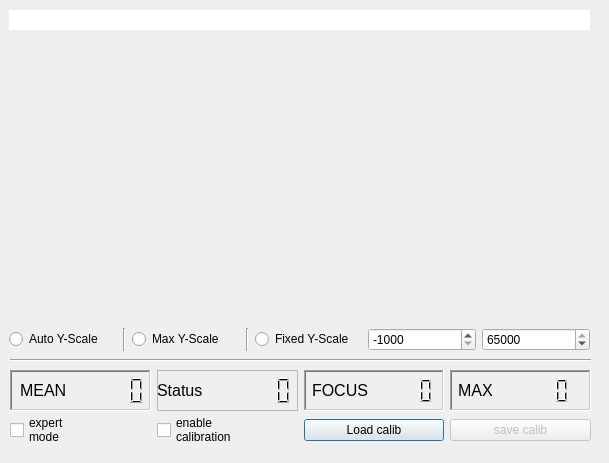
<?xml version="1.0" encoding="UTF-8"?>
<ui version="4.0">
 <class>display</class>
 <widget class="QDialog" name="display">
  <property name="geometry">
   <rect>
    <x>0</x>
    <y>0</y>
    <width>609</width>
    <height>463</height>
   </rect>
  </property>
  <property name="sizePolicy">
   <sizepolicy hsizetype="Maximum" vsizetype="Preferred">
    <horstretch>0</horstretch>
    <verstretch>0</verstretch>
   </sizepolicy>
  </property>
  <property name="windowTitle">
   <string>Online BPMDisplay</string>
  </property>
  <widget class="QWidget" name="verticalLayoutWidget">
   <property name="geometry">
    <rect>
     <x>9</x>
     <y>10</y>
     <width>581</width>
     <height>341</height>
    </rect>
   </property>
   <layout class="QVBoxLayout" name="verticalLayout">
    <item>
     <widget class="QLineEdit" name="lineTitle">
      <property name="frame">
       <bool>false</bool>
      </property>
      <property name="alignment">
       <set>Qt::AlignCenter</set>
      </property>
      <property name="readOnly">
       <bool>true</bool>
      </property>
     </widget>
    </item>
    <item>
     <widget class="QCustomPlot" name="plot" native="true">
      <property name="sizePolicy">
       <sizepolicy hsizetype="Preferred" vsizetype="Expanding">
        <horstretch>0</horstretch>
        <verstretch>0</verstretch>
       </sizepolicy>
      </property>
     </widget>
    </item>
    <item>
     <layout class="QHBoxLayout" name="horizontalLayout">
      <item>
       <widget class="QRadioButton" name="radioButtonAutoscale">
        <property name="text">
         <string>Auto Y-Scale</string>
        </property>
        <attribute name="buttonGroup">
         <string notr="true">buttonGroup</string>
        </attribute>
       </widget>
      </item>
      <item>
       <widget class="Line" name="line">
        <property name="orientation">
         <enum>Qt::Vertical</enum>
        </property>
       </widget>
      </item>
      <item>
       <widget class="QRadioButton" name="radioButtonMaxScale">
        <property name="text">
         <string>Max Y-Scale</string>
        </property>
        <attribute name="buttonGroup">
         <string notr="true">buttonGroup</string>
        </attribute>
       </widget>
      </item>
      <item>
       <widget class="Line" name="line_2">
        <property name="orientation">
         <enum>Qt::Vertical</enum>
        </property>
       </widget>
      </item>
      <item>
       <widget class="QRadioButton" name="radioButtonFixedScale">
        <property name="text">
         <string>Fixed Y-Scale</string>
        </property>
        <attribute name="buttonGroup">
         <string notr="true">buttonGroup</string>
        </attribute>
       </widget>
      </item>
      <item>
       <widget class="QSpinBox" name="spinBox_fixedmin">
        <property name="minimum">
         <number>-1000</number>
        </property>
        <property name="maximum">
         <number>66000</number>
        </property>
        <property name="singleStep">
         <number>100</number>
        </property>
        <property name="value">
         <number>-1000</number>
        </property>
        <property name="displayIntegerBase">
         <number>10</number>
        </property>
       </widget>
      </item>
      <item>
       <widget class="QSpinBox" name="spinBox_fixedmax">
        <property name="minimum">
         <number>1000</number>
        </property>
        <property name="maximum">
         <number>65000</number>
        </property>
        <property name="singleStep">
         <number>100</number>
        </property>
        <property name="value">
         <number>65000</number>
        </property>
       </widget>
      </item>
     </layout>
    </item>
   </layout>
  </widget>
  <widget class="Line" name="line_3">
   <property name="geometry">
    <rect>
     <x>10</x>
     <y>350</y>
     <width>581</width>
     <height>20</height>
    </rect>
   </property>
   <property name="sizePolicy">
    <sizepolicy hsizetype="Expanding" vsizetype="Fixed">
     <horstretch>0</horstretch>
     <verstretch>0</verstretch>
    </sizepolicy>
   </property>
   <property name="orientation">
    <enum>Qt::Horizontal</enum>
   </property>
  </widget>
  <widget class="QWidget" name="horizontalLayoutWidget">
   <property name="geometry">
    <rect>
     <x>10</x>
     <y>410</y>
     <width>581</width>
     <height>41</height>
    </rect>
   </property>
   <layout class="QHBoxLayout" name="horizontalLayout_2">
    <item>
     <widget class="QCheckBox" name="checkBox_expertmode">
      <property name="text">
       <string>expert
mode</string>
      </property>
     </widget>
    </item>
    <item>
     <widget class="QCheckBox" name="checkBox_enablecalib">
      <property name="text">
       <string>enable
calibration</string>
      </property>
     </widget>
    </item>
    <item>
     <widget class="QPushButton" name="pushButton_loadcalib">
      <property name="text">
       <string>Load calib</string>
      </property>
     </widget>
    </item>
    <item>
     <widget class="QPushButton" name="pushButton_savecalib">
      <property name="enabled">
       <bool>false</bool>
      </property>
      <property name="text">
       <string>save calib</string>
      </property>
     </widget>
    </item>
   </layout>
  </widget>
  <widget class="QWidget" name="horizontalLayoutWidget_2">
   <property name="geometry">
    <rect>
     <x>10</x>
     <y>370</y>
     <width>581</width>
     <height>41</height>
    </rect>
   </property>
   <layout class="QHBoxLayout" name="horizontalLayout_5">
    <item>
     <widget class="QFrame" name="frame">
      <property name="frameShape">
       <enum>QFrame::WinPanel</enum>
      </property>
      <property name="frameShadow">
       <enum>QFrame::Sunken</enum>
      </property>
      <widget class="QLCDNumber" name="lcdNumber_mean">
       <property name="geometry">
        <rect>
         <x>50</x>
         <y>0</y>
         <width>91</width>
         <height>41</height>
        </rect>
       </property>
       <property name="frameShape">
        <enum>QFrame::NoFrame</enum>
       </property>
       <property name="frameShadow">
        <enum>QFrame::Plain</enum>
       </property>
       <property name="smallDecimalPoint">
        <bool>true</bool>
       </property>
       <property name="value" stdset="0">
        <double>0.000000000000000</double>
       </property>
       <property name="intValue" stdset="0">
        <number>0</number>
       </property>
      </widget>
      <widget class="QLabel" name="label">
       <property name="geometry">
        <rect>
         <x>10</x>
         <y>10</y>
         <width>61</width>
         <height>21</height>
        </rect>
       </property>
       <property name="font">
        <font>
         <pointsize>12</pointsize>
        </font>
       </property>
       <property name="text">
        <string>MEAN</string>
       </property>
       <property name="textFormat">
        <enum>Qt::RichText</enum>
       </property>
       <property name="scaledContents">
        <bool>true</bool>
       </property>
      </widget>
     </widget>
    </item>
    <item>
     <widget class="QFrame" name="frame_4">
      <property name="frameShape">
       <enum>QFrame::StyledPanel</enum>
      </property>
      <property name="frameShadow">
       <enum>QFrame::Raised</enum>
      </property>
      <widget class="QLabel" name="label_4">
       <property name="geometry">
        <rect>
         <x>0</x>
         <y>10</y>
         <width>61</width>
         <height>21</height>
        </rect>
       </property>
       <property name="font">
        <font>
         <pointsize>12</pointsize>
        </font>
       </property>
       <property name="text">
        <string>Status</string>
       </property>
       <property name="textFormat">
        <enum>Qt::RichText</enum>
       </property>
       <property name="scaledContents">
        <bool>true</bool>
       </property>
      </widget>
      <widget class="QLCDNumber" name="lcdNumber_status">
       <property name="geometry">
        <rect>
         <x>50</x>
         <y>0</y>
         <width>91</width>
         <height>41</height>
        </rect>
       </property>
       <property name="frameShape">
        <enum>QFrame::NoFrame</enum>
       </property>
       <property name="frameShadow">
        <enum>QFrame::Plain</enum>
       </property>
       <property name="smallDecimalPoint">
        <bool>true</bool>
       </property>
       <property name="value" stdset="0">
        <double>0.000000000000000</double>
       </property>
       <property name="intValue" stdset="0">
        <number>0</number>
       </property>
      </widget>
     </widget>
    </item>
    <item>
     <widget class="QFrame" name="frame_3">
      <property name="frameShape">
       <enum>QFrame::WinPanel</enum>
      </property>
      <property name="frameShadow">
       <enum>QFrame::Sunken</enum>
      </property>
      <widget class="QLCDNumber" name="lcdNumber_focus">
       <property name="geometry">
        <rect>
         <x>60</x>
         <y>0</y>
         <width>71</width>
         <height>41</height>
        </rect>
       </property>
       <property name="frameShape">
        <enum>QFrame::NoFrame</enum>
       </property>
       <property name="frameShadow">
        <enum>QFrame::Plain</enum>
       </property>
      </widget>
      <widget class="QLabel" name="label_2">
       <property name="geometry">
        <rect>
         <x>8</x>
         <y>10</y>
         <width>61</width>
         <height>21</height>
        </rect>
       </property>
       <property name="font">
        <font>
         <pointsize>12</pointsize>
        </font>
       </property>
       <property name="text">
        <string>FOCUS</string>
       </property>
      </widget>
     </widget>
    </item>
    <item>
     <widget class="QFrame" name="frame_2">
      <property name="frameShape">
       <enum>QFrame::WinPanel</enum>
      </property>
      <property name="frameShadow">
       <enum>QFrame::Sunken</enum>
      </property>
      <widget class="QLCDNumber" name="lcdNumber_max">
       <property name="geometry">
        <rect>
         <x>50</x>
         <y>0</y>
         <width>71</width>
         <height>41</height>
        </rect>
       </property>
       <property name="font">
        <font>
         <family>Arial</family>
         <pointsize>8</pointsize>
        </font>
       </property>
       <property name="frameShape">
        <enum>QFrame::NoFrame</enum>
       </property>
      </widget>
      <widget class="QLabel" name="label_3">
       <property name="geometry">
        <rect>
         <x>8</x>
         <y>10</y>
         <width>61</width>
         <height>21</height>
        </rect>
       </property>
       <property name="font">
        <font>
         <pointsize>12</pointsize>
        </font>
       </property>
       <property name="text">
        <string>MAX</string>
       </property>
      </widget>
     </widget>
    </item>
   </layout>
  </widget>
 </widget>
 <customwidgets>
  <customwidget>
   <class>QCustomPlot</class>
   <extends>QWidget</extends>
   <header>qcustomplot.h</header>
   <container>1</container>
  </customwidget>
 </customwidgets>
 <resources/>
 <connections/>
 <buttongroups>
  <buttongroup name="buttonGroup"/>
 </buttongroups>
</ui>
